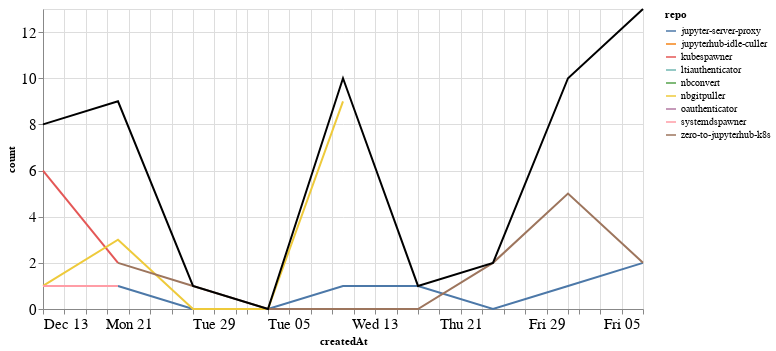

Notebook source saved alongside this figure:
### Markdown cell above
### Comments

### Code cell
comments_time = comments.groupby('repo').resample('W', on='createdAt').count()['author'].reset_index()
comments_time = comments_time.rename(columns={'author': 'count'})
comments_time_total = comments_time.groupby('createdAt').agg({"count": "sum"}).reset_index()
ch1 = alt.Chart(comments_time, width=600).mark_line().encode(
    x='createdAt',
    y='count',
    color='repo',
    tooltip="repo"
)

ch2 = alt.Chart(comments_time_total, width=600).mark_line(color="black").encode(
    x='createdAt',
    y='count',
)

ch1 + ch2

### Figure 1 — Vega-Lite specification as saved in the notebook (floating-point values rounded to 4 significant figures)
{"config": {"axisLeft": {"labelFontSize": 15}, "axisBottom": {"labelFontSize": 15}}, "layer": [{"data": {"name": "data-74700cc3cf83f1c1c0c2aa4bc476e649"}, "mark": "line", "encoding": {"color": {"type": "nominal", "field": "repo"}, "tooltip": {"type": "nominal", "field": "repo"}, "x": {"type": "temporal", "field": "createdAt"}, "y": {"type": "quantitative", "field": "count"}}, "width": 600}, {"data": {"name": "data-9f3fcc402a4facaec1955c243ef384f5"}, "mark": {"type": "line", "color": "black"}, "encoding": {"x": {"type": "temporal", "field": "createdAt"}, "y": {"type": "quantitative", "field": "count"}}, "width": 600}], "$schema": "https://vega.github.io/schema/vega-lite/v4.8.1.json", "datasets": {"data-74700cc3cf83f1c1c0c2aa4bc476e649": [{"repo": "jupyter-server-proxy", "createdAt": "2020-12-20T00:00:00", "count": 1}, {"repo": "jupyter-server-proxy", "createdAt": "2020-12-27T00:00:00", "count": 0}, {"repo": "jupyter-server-proxy", "createdAt": "2021-01-03T00:00:00", "count": 0}, {"repo": "jupyter-server-proxy", "createdAt": "2021-01-10T00:00:00", "count": 1}, {"repo": "jupyter-server-proxy", "createdAt": "2021-01-17T00:00:00", "count": 1}, {"repo": "jupyter-server-proxy", "createdAt": "2021-01-24T00:00:00", "count": 0}, {"repo": "jupyter-server-proxy", "createdAt": "2021-01-31T00:00:00", "count": 1}, {"repo": "jupyter-server-proxy", "createdAt": "2021-02-07T00:00:00", "count": 2}, {"repo": "jupyterhub-idle-culler", "createdAt": "2021-01-31T00:00:00", "count": 1}, {"repo": "kubespawner", "createdAt": "2020-12-13T00:00:00", "count": 6}, {"repo": "kubespawner", "createdAt": "2020-12-20T00:00:00", "count": 2}, {"repo": "ltiauthenticator", "createdAt": "2021-01-31T00:00:00", "count": 1}, {"repo": "nbconvert", "createdAt": "2021-02-07T00:00:00", "count": 9}, {"repo": "nbgitpuller", "createdAt": "2020-12-13T00:00:00", "count": 1}, {"repo": "nbgitpuller", "createdAt": "2020-12-20T00:00:00", "count": 3}, {"repo": "nbgitpuller", "createdAt": "2020-12-27T00:00:00", "count": 0}, {"repo": "nbgitpuller", "createdAt": "2021-01-03T00:00:00", "count": 0}, {"repo": "nbgitpuller", "createdAt": "2021-01-10T00:00:00", "count": 9}, {"repo": "oauthenticator", "createdAt": "2021-01-31T00:00:00", "count": 2}, {"repo": "systemdspawner", "createdAt": "2020-12-13T00:00:00", "count": 1}, {"repo": "systemdspawner", "createdAt": "2020-12-20T00:00:00", "count": 1}, {"repo": "zero-to-jupyterhub-k8s", "createdAt": "2020-12-20T00:00:00", "count": 2}, {"repo": "zero-to-jupyterhub-k8s", "createdAt": "2020-12-27T00:00:00", "count": 1}, {"repo": "zero-to-jupyterhub-k8s", "createdAt": "2021-01-03T00:00:00", "count": 0}, {"repo": "zero-to-jupyterhub-k8s", "createdAt": "2021-01-10T00:00:00", "count": 0}, {"repo": "zero-to-jupyterhub-k8s", "createdAt": "2021-01-17T00:00:00", "count": 0}, {"repo": "zero-to-jupyterhub-k8s", "createdAt": "2021-01-24T00:00:00", "count": 2}, {"repo": "zero-to-jupyterhub-k8s", "createdAt": "2021-01-31T00:00:00", "count": 5}, {"repo": "zero-to-jupyterhub-k8s", "createdAt": "2021-02-07T00:00:00", "count": 2}], "data-9f3fcc402a4facaec1955c243ef384f5": [{"createdAt": "2020-12-13T00:00:00", "count": 8}, {"createdAt": "2020-12-20T00:00:00", "count": 9}, {"createdAt": "2020-12-27T00:00:00", "count": 1}, {"createdAt": "2021-01-03T00:00:00", "count": 0}, {"createdAt": "2021-01-10T00:00:00", "count": 10}, {"createdAt": "2021-01-17T00:00:00", "count": 1}, {"createdAt": "2021-01-24T00:00:00", "count": 2}, {"createdAt": "2021-01-31T00:00:00", "count": 10}, {"createdAt": "2021-02-07T00:00:00", "count": 13}]}}
